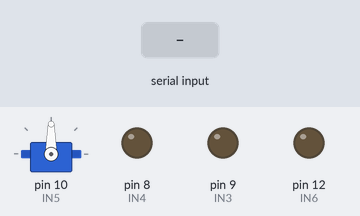
Simulated run of this sketch. Board: Arduino Uno, built with avr-gcc and run on an emulated ATmega328P. Shown: servo, output pins drawn as LEDs (lit = HIGH). The test bench sets the inputs (shaded band). Pins used as bus, display or sensor lines are not drawn.

Above: at 1.2 s.
1.3 s: "W" received over Serial
At 2.2 s:
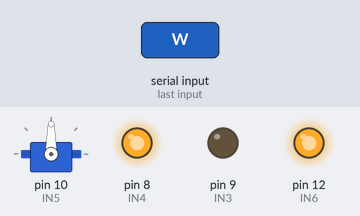
2.8 s: "D" received over Serial
At 3.3 s:
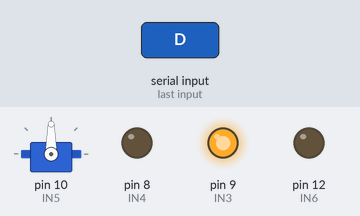
4.3 s: "A" received over Serial
At 5.5 s:
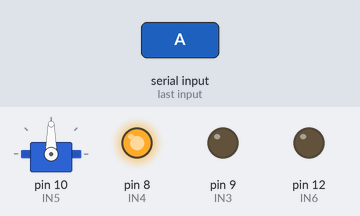
5.8 s: "S" received over Serial
At 6.8 s:
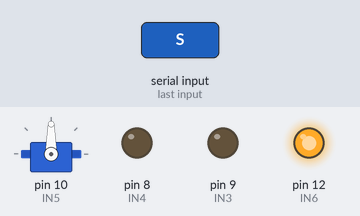
7.3 s: "T" received over Serial
At 7.9 s:
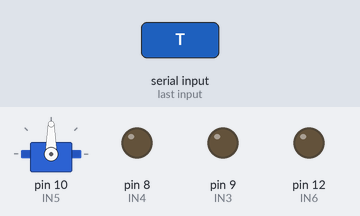
Timing chart, 0 to 9.8 s (numbered marks = the images above; inputs shaded):
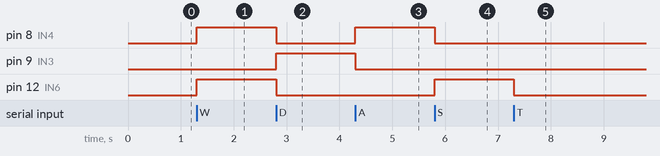

The sketch:

tanks.ino
```cpp
#include <Servo.h>
//#include <PWMFrequency.h>
//const int Trig = 2;
//const int Echo = 3;
int IN3 = 9; /// шим
int IN4 = 8; //направление
int IN5 = 10; //шим
int IN6 = 12; //направление
//int ENB = 3;
//int ENA = 11;
int val;
long duration, distance;
Servo myservo;
void setup()
{

  myservo.attach(10);
  //pinMode(Trig, OUTPUT);
  //pinMode(Echo, INPUT);
  //pinMode (ENA, OUTPUT);
  //pinMode (ENB, OUTPUT);
  pinMode (IN4, OUTPUT);
  pinMode (IN3, OUTPUT);
  pinMode (IN5, OUTPUT);
  pinMode (IN6, OUTPUT);
  //  setPwmFrequency(IN3, 1);
  //setPwmFrequency(IN5, 1);
  //setPwmFrequency(ENB, 1);
  //setPwmFrequency(ENA, 1);
  Serial.begin(9600);

}

/*void echo()
 {
 digitalWrite(Trig,HIGH); //подаем импульс
 delay(10);; //ждем две миллисекунды
 digitalWrite(Trig,LOW); //отключаем подачу импульса
 duration=pulseIn(Echo,HIGH); //включаем прием импульса
 distance=duration/58;
 delay(10);

 }
 */
void loop()
{
  /*long right=0,left=0;
   myservo.write(84);
   delay(500);

   int i;
   echo();
   Serial.print("distance="); //выводим на COM порт расстояние
   Serial.println(distance); //выводим на COM порт расстояние


   digitalWrite (IN4, HIGH);
   digitalWrite (IN3, LOW);
   digitalWrite (IN5, LOW);
   digitalWrite (IN6, HIGH);
   //for (i=0 ; i<=50; i++){
   //analogWrite (ENA, i);
   //analogWrite (ENB , i);
   //delay (4);

   if(distance<30)
   {
   digitalWrite (IN4, LOW);
   digitalWrite (IN3, LOW);
   digitalWrite (IN5,LOW);
   digitalWrite (IN6, LOW);
   int pos = 0;
   for(pos = 84; pos>=0; pos-=1)
   {
   myservo.write(pos);
   delay(15);
   }
   delay(500);
   echo();
   right=distance;
   Serial.print("right=");
   Serial.println(right);

   for(pos = 0; pos <= 175; pos += 1)
   {
   myservo.write(pos);
   delay(15);
   }
   delay(500);
   echo();
   left=distance;
   Serial.print("left=");
   Serial.println(left);

   for(pos = 175; pos>=84; pos-=1)
   {
   myservo.write(pos);
   delay(15);   }

   if (left>right){
   digitalWrite (IN4, LOW);
   digitalWrite (IN3, LOW);
   //analogWrite (ENA, 10);
   //analogWrite (ENB, 10);
   digitalWrite (IN5, LOW);
   digitalWrite (IN6, HIGH);

   }

   if (right>left){
   digitalWrite (IN4, HIGH);
   //analogWrite (ENA, 10);
   //analogWrite (ENB, 10);
   digitalWrite (IN3, LOW);
   digitalWrite (IN5, LOW);
   digitalWrite (IN6, LOW);


   }

   }

   //}
   */
  int i;
  if (Serial.available())
  {
    val = Serial.read();


    if (val == 'W') // вперед
    {
      digitalWrite (IN4, HIGH);
      digitalWrite (IN3, LOW);
      digitalWrite (IN5, LOW);
      digitalWrite (IN6, HIGH);
      //for (i=0 ; i<=180; i++){
      //  analogWrite (ENA, i);
      // analogWrite (ENB ,i);
      //delay (30);
    }

    // Задаём движение назад
    if ( val == 'D')
    {
      digitalWrite (IN4, LOW);
      digitalWrite (IN3, HIGH);
      digitalWrite (IN5, HIGH);
      digitalWrite (IN6, LOW);
    }

    // Задаём движение вправо
    if ( val == 'A')
    {
      digitalWrite (IN4, HIGH);
      digitalWrite (IN3, LOW);
      digitalWrite (IN5, LOW);
      digitalWrite (IN6, LOW);
    }

    // Задаём движение влево
    if ( val == 'S')
    {
      digitalWrite (IN4, LOW);
      digitalWrite (IN3, LOW);
      digitalWrite (IN5, LOW);
      digitalWrite (IN6, HIGH);
    }

    // Стоп режим
    // При отпускании клавиш в программе в порт шлется «T»
    if ( val == 'T') // При нажатии клавиши «T»
    {
      digitalWrite (IN4, LOW);
      digitalWrite (IN3, LOW);
      digitalWrite (IN5, LOW);
      digitalWrite (IN6, LOW);
    }
  }
}
//}
```

Measured:
- after the input at 1.3 s, pin 8 (IN4), pin 12 (IN6): LOW → HIGH at once
- after the input at 2.8 s, pin 8 (IN4), pin 12 (IN6): HIGH → LOW at once; pin 9 (IN3): LOW → HIGH at once
- after the input at 4.3 s, pin 8 (IN4): LOW → HIGH at once; pin 9 (IN3): HIGH → LOW at once
- after the input at 5.8 s, pin 8 (IN4): HIGH → LOW at once; pin 12 (IN6): LOW → HIGH at once
- after the input at 7.3 s, pin 12 (IN6): HIGH → LOW at once
